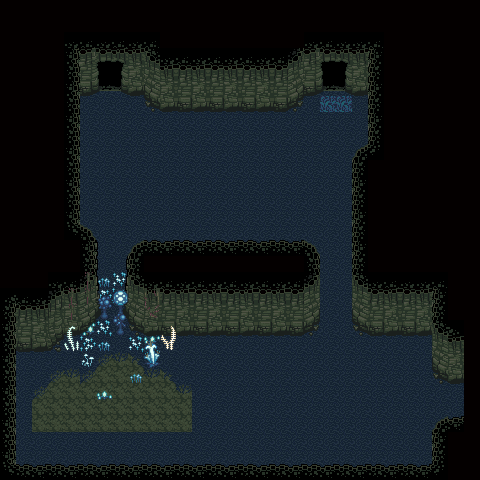

Below is a game level as drawn by its tile map, then a one-line description and the .tmx that defines it (tile-layer data replaced by summaries):
An orthogonal 30x30 tile map with 16x16 px tiles, 5 tile layers (Natural Lower Chip, Natural Walls, Natural Upper Chip, Natural Wall Sidings, ...), 3 hidden layers not drawn, 2 tilesets and 16 objects (15x Event, warper).

<map version="1.0" orientation="orthogonal" renderorder="right-down" width="30" height="30" tilewidth="16" tileheight="16" nextobjectid="95">
 <properties>
  <property name="bgm" value="shape" />
  <property name="radio" value="There's a long hall from here down to Sector 3. Do you think you can make it?" />
 </properties>
 <tileset firstgid="1" source="../tilesets/natural.tsx" />
 <tileset firstgid="481" source="../tilesets/artificial.tsx" />
 <layer name="Artificial Lower Chip" width="30" height="30" visible="0">
  <properties>
   <property name="z" value="0.0" />
  </properties>
  <data>[900 cells, 900 non-empty, 53 distinct tile ids]</data>
 </layer>
 <layer name="Natural Lower Chip" width="30" height="30">
  <properties>
   <property name="alt" value="true" />
   <property name="z" value="0.0" />
  </properties>
  <data>[900 cells, 900 non-empty, 7 distinct tile ids]</data>
 </layer>
 <layer name="Natural Walls" width="30" height="30">
  <properties>
   <property name="alt" value="true" />
   <property name="z" value=".1" />
  </properties>
  <data>[900 cells, 262 non-empty, 44 distinct tile ids]</data>
 </layer>
 <layer name="Artificial Upper Chip" width="30" height="30" visible="0">
  <properties>
   <property name="z" value=".5" />
  </properties>
  <data>[900 cells, 131 non-empty, 70 distinct tile ids]</data>
 </layer>
 <layer name="Natural Upper Chip" width="30" height="30">
  <properties>
   <property name="alt" value="true" />
   <property name="z" value=".5" />
  </properties>
  <data>[900 cells, 19 non-empty, 13 distinct tile ids]</data>
 </layer>
 <layer name="Natural Wall Sidings" width="30" height="30">
  <properties>
   <property name="alt" value="true" />
   <property name="z" value=".2" />
  </properties>
  <data>[900 cells, 15 non-empty, 12 distinct tile ids]</data>
 </layer>
 <objectgroup name="Object Layer">
  <properties>
   <property name="z" value=".5" />
  </properties>
  <object id="79" name="Warper" type="warper" x="112" y="336" width="16" height="16">
   <properties>
    <property name="appearance" value="anim_warper" />
    <property name="movable" value="" />
    <property name="period" value=".6" />
    <property name="radius1" value="80" />
    <property name="radius2" value="82" />
   </properties>
  </object>
  <object id="80" name="arrow" type="Event" x="80" y="0" width="16" height="16">
   <properties>
    <property name="appearance" value="4dir_unlocked_blue" />
    <property name="face" value="NORTH" />
    <property name="hide" value="return not hasItem('item_bluekey')" />
   </properties>
  </object>
  <object id="81" name="locked" type="Event" x="96" y="0" width="16" height="16">
   <properties>
    <property name="appearance" value="4dir_locked_blue" />
    <property name="face" value="NORTH" />
    <property name="hide" value="return hasItem('item_bluekey')" />
   </properties>
  </object>
  <object id="82" name="locked" type="Event" x="112" y="0" width="16" height="16">
   <properties>
    <property name="appearance" value="4dir_locked_blue" />
    <property name="face" value="NORTH" />
    <property name="hide" value="return hasItem('item_bluekey')" />
   </properties>
  </object>
  <object id="83" name="arrow" type="Event" x="96" y="0" width="16" height="16">
   <properties>
    <property name="appearance" value="4dir_arrow" />
    <property name="face" value="NORTH" />
    <property name="hide" value="return not hasItem('item_bluekey')" />
   </properties>
  </object>
  <object id="84" name="arrow" type="Event" x="112" y="0" width="16" height="16">
   <properties>
    <property name="appearance" value="4dir_arrow" />
    <property name="face" value="NORTH" />
    <property name="hide" value="return not hasItem('item_bluekey')" />
   </properties>
  </object>
  <object id="85" name="tele" type="Event" x="96" y="80" width="32" height="16">
   <properties>
    <property name="hide" value="return not hasItem('item_bluekey')" />
    <property name="onCollide" value="teleport('sector2/1c.tmx', 5, 37)" />
   </properties>
  </object>
  <object id="86" name="tele" type="Event" x="320" y="80" width="32" height="16">
   <properties>
    <property name="hide" value="return not hasItem('item_bluekey')" />
    <property name="onCollide" value="teleport('sector2/2c.tmx', 19, 37)" />
   </properties>
  </object>
  <object id="87" name="tele" type="Event" x="464" y="384" width="16" height="32">
   <properties>
    <property name="onCollide" value="teleport('sector2/3d.tmx', 1, 9)" />
   </properties>
  </object>
  <object id="88" name="arrow" type="Event" x="464" y="368" width="16" height="16">
   <properties>
    <property name="appearance" value="4dir_arrow" />
    <property name="face" value="EAST" />
   </properties>
  </object>
  <object id="89" name="arrow" type="Event" x="464" y="384" width="16" height="16">
   <properties>
    <property name="appearance" value="4dir_arrow" />
    <property name="face" value="EAST" />
   </properties>
  </object>
  <object id="90" name="arrow" type="Event" x="304" y="0" width="16" height="16">
   <properties>
    <property name="appearance" value="4dir_unlocked_blue" />
    <property name="face" value="NORTH" />
    <property name="hide" value="return not hasItem('item_bluekey')" />
   </properties>
  </object>
  <object id="91" name="arrow" type="Event" x="336" y="0" width="16" height="16">
   <properties>
    <property name="appearance" value="4dir_arrow" />
    <property name="face" value="NORTH" />
    <property name="hide" value="return not hasItem('item_bluekey')" />
   </properties>
  </object>
  <object id="92" name="arrow" type="Event" x="320" y="0" width="16" height="16">
   <properties>
    <property name="appearance" value="4dir_arrow" />
    <property name="face" value="NORTH" />
    <property name="hide" value="return not hasItem('item_bluekey')" />
   </properties>
  </object>
  <object id="93" name="locked" type="Event" x="320" y="0" width="16" height="16">
   <properties>
    <property name="appearance" value="4dir_locked_blue" />
    <property name="face" value="NORTH" />
    <property name="hide" value="return hasItem('item_bluekey')" />
   </properties>
  </object>
  <object id="94" name="locked" type="Event" x="336" y="0" width="16" height="16">
   <properties>
    <property name="appearance" value="4dir_locked_blue" />
    <property name="face" value="NORTH" />
    <property name="hide" value="return hasItem('item_bluekey')" />
   </properties>
  </object>
 </objectgroup>
 <layer name="Artificial Overhead Chip" width="30" height="30" visible="0">
  <properties>
   <property name="z" value="1.5" />
  </properties>
  <data>[900 cells, 24 non-empty, 2 distinct tile ids]</data>
 </layer>
 <layer name="Natural Overhead Chip" width="30" height="30">
  <properties>
   <property name="alt" value="true" />
   <property name="z" value="1.5" />
  </properties>
  <data>[900 cells, 6 non-empty, 6 distinct tile ids]</data>
 </layer>
</map>
